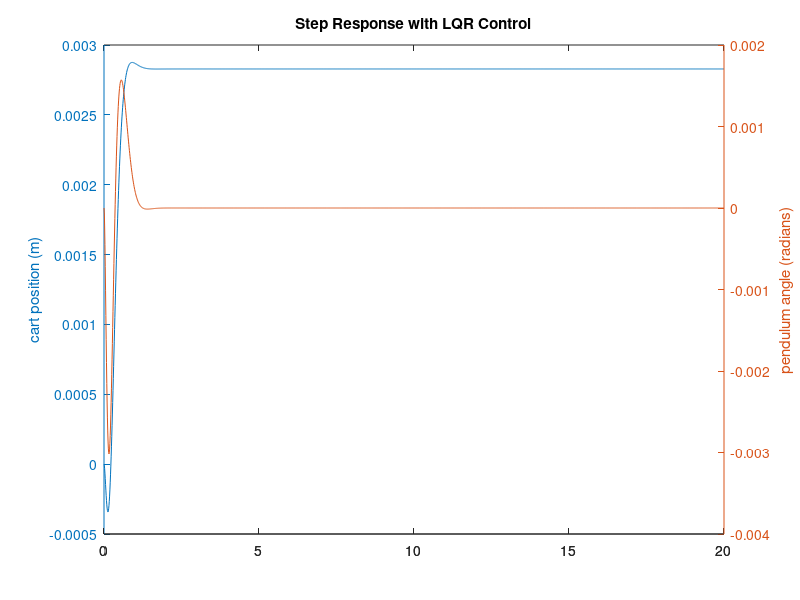

The MATLAB source for this figure:
M = 1;    % mass of the chassis  
m = 0.2;  % mass of the wheels and shaft
b = 0.1;  % estimate of viscous friction coefficient (N-m-s)
I = 0.0005;% moment of inertia of the pendulum
g = 9.8;  %acceleration due to gravity (m/s^2)
l = 0.125;  %length to pendulum center of mass
%where is radius????
speed1=10;
p = I*(M+m)+M*m*l^2; %denominator for the A and B matrices

A = [0      1              0           0;
     0 -(I+m*l^2)*b/p  (m^2*g*l^2)/p   0;
     0      0              0           1;
     0 -(m*l*b)/p       m*g*l*(M+m)/p  0];

B = [     0;
     (I+m*l^2)/p;
          0;
        m*l/p];

C = [1 0 0 0;
     0 0 1 0];

D = [0;
     0];



Q = C'*C;
Q(1,1) = 5000;
Q(3,3) = 100
R = 1;

poles_before_feedback=eig(A) 
K = lqr(A,B,Q,R)





Ac = [(A-B*K)]; 
poles_after_feedback=eig(Ac)

Bc = [B];
Cc = [C];
Dc = [D];

states = {'x' 'x_dot' 'phi' 'phi_dot'};
inputs = {'r'};
outputs = {'x'; 'phi'};



sys_cl = ss(Ac,Bc,Cc,Dc,'statename',states,'inputname',inputs,'outputname',outputs);

t = 0:0.01:20;
r =-0.2*ones(size(t));
[y,t,x]=lsim(sys_cl,r,t);
[AX,H1,H2] = plotyy(t,y(:,1),t,y(:,2),'plot');
set(get(AX(1),'Ylabel'),'String','cart position (m)')
set(get(AX(2),'Ylabel'),'String','pendulum angle (radians)')
title('Step Response with LQR Control')





% 
% 
% 
% ob = obsv(sys_ss);
% observability = rank(ob)
% poles = eig(Ac)
% P = [-40 -41 -42 -43];
% L = place(A',C',P)'
% 
% 
% 
% Ace = [(A-B*K) (B*K);
%        zeros(size(A)) (A-L*C)];
% Bce = [B*Nbar;
%        zeros(size(B))];
% Cce = [Cc zeros(size(Cc))];
% Dce = [0;0];
% 
% states = {'x' 'x_dot' 'phi' 'phi_dot' 'e1' 'e2' 'e3' 'e4'};
% inputs = {'r'};
% outputs = {'x'; 'phi'};
% 
% sys_est_cl = ss(Ace,Bce,Cce,Dce,'statename',states,'inputname',inputs,'outputname',outputs);
% 
% t = 0:0.01:5;
% r = 0.2*ones(size(t));
% [y,t,x]=lsim(sys_est_cl,r,t);
% [AX,H1,H2] = plotyy(t,y(:,1),t,y(:,2),'plot');
% set(get(AX(1),'Ylabel'),'String','cart position (m)')
% set(get(AX(2),'Ylabel'),'String','pendulum angle (radians)')
% title('Step Response with Observer-Based State-Feedback Control')
